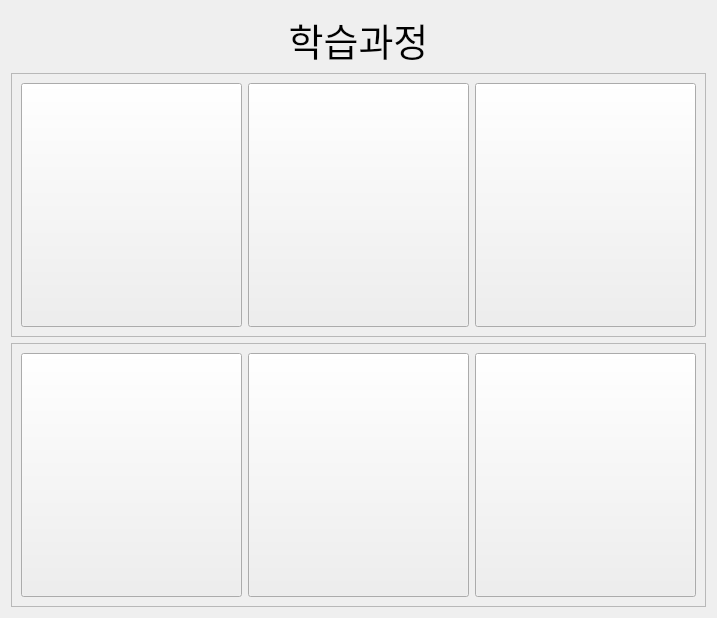
                     <widget class="QWidget" name="wordList">
                      <layout class="QVBoxLayout" name="verticalLayout_24">
                       <item>
                        <layout class="QVBoxLayout" name="verticalLayout_22">
                         <item>
                          <widget class="QLabel" name="label_2">
                           <property name="font">
                            <font>
                             <family>Segoe UI</family>
                             <pointsize>-1</pointsize>
                             <weight>50</weight>
                             <italic>false</italic>
                             <bold>false</bold>
                            </font>
                           </property>
                           <property name="styleSheet">
                            <string notr="true">font-size: 38px;</string>
                           </property>
                           <property name="text">
                            <string>학습과정</string>
                           </property>
                           <property name="alignment">
                            <set>Qt::AlignCenter</set>
                           </property>
                          </widget>
                         </item>
                         <item>
                          <widget class="QFrame" name="frame_4">
                           <property name="frameShape">
                            <enum>QFrame::StyledPanel</enum>
                           </property>
                           <property name="frameShadow">
                            <enum>QFrame::Raised</enum>
                           </property>
                           <layout class="QVBoxLayout" name="verticalLayout_25">
                            <item>
                             <layout class="QHBoxLayout" name="horizontalLayout_7">
                              <item>
                               <widget class="QPushButton" name="hobby_btn">
                                <property name="minimumSize">
                                 <size>
                                  <width>221</width>
                                  <height>244</height>
                                 </size>
                                </property>
                                <property name="maximumSize">
                                 <size>
                                  <width>221</width>
                                  <height>244</height>
                                 </size>
                                </property>
                                <property name="styleSheet">
                                 <string notr="true">background-image: url(:/images/images/images/hobby.png);
</string>
                                </property>
                                <property name="text">
                                 <string/>
                                </property>
                               </widget>
                              </item>
                              <item>
                               <widget class="QPushButton" name="character_btn">
                                <property name="minimumSize">
                                 <size>
                                  <width>221</width>
                                  <height>244</height>
                                 </size>
                                </property>
                                <property name="maximumSize">
                                 <size>
                                  <width>221</width>
                                  <height>244</height>
                                 </size>
                                </property>
                                <property name="styleSheet">
                                 <string notr="true">background-image: url(:/images/images/images/character.png);
background-repeat: no-repeat;
background-position: center;
</string>
                                </property>
                                <property name="text">
                                 <string/>
                                </property>
                               </widget>
                              </item>
                              <item>
                               <widget class="QPushButton" name="family_btn">
                                <property name="minimumSize">
                                 <size>
                                  <width>221</width>
                                  <height>244</height>
                                 </size>
                                </property>
                                <property name="maximumSize">
                                 <size>
                                  <width>221</width>
                                  <height>244</height>
                                 </size>
                                </property>
                                <property name="styleSheet">
                                 <string notr="true">background-image: url(:/images/images/images/family.png);
background-repeat: no-repeat;
background-position: center;
</string>
                                </property>
                                <property name="text">
                                 <string/>
                                </property>
                               </widget>
                              </item>
                             </layout>
                            </item>
                           </layout>
                          </widget>
                         </item>
                         <item>
                          <widget class="QFrame" name="frame_3">
                           <property name="frameShape">
                            <enum>QFrame::StyledPanel</enum>
                           </property>
                           <property name="frameShadow">
                            <enum>QFrame::Raised</enum>
                           </property>
                           <layout class="QVBoxLayout" name="verticalLayout_26">
                            <item>
                             <layout class="QHBoxLayout" name="horizontalLayout_8">
                              <item>
                               <widget class="QPushButton" name="age_btn">
                                <property name="minimumSize">
                                 <size>
                                  <width>221</width>
                                  <height>244</height>
                                 </size>
                                </property>
                                <property name="maximumSize">
                                 <size>
                                  <width>221</width>
                                  <height>244</height>
                                 </size>
                                </property>
                                <property name="styleSheet">
                                 <string notr="true">background-image: url(:/images/images/images/age.png);
background-repeat: no-repeat;
background-position: center;
</string>
                                </property>
                                <property name="text">
                                 <string/>
                                </property>
                               </widget>
                              </item>
                              <item>
                               <widget class="QPushButton" name="language_btn">
                                <property name="minimumSize">
                                 <size>
                                  <width>221</width>
                                  <height>244</height>
                                 </size>
                                </property>
                                <property name="maximumSize">
                                 <size>
                                  <width>221</width>
                                  <height>244</height>
                                 </size>
                                </property>
                                <property name="styleSheet">
                                 <string notr="true">background-image: url(:/images/images/images/language.png);
background-repeat: no-repeat;
background-position: center;
</string>
                                </property>
                                <property name="text">
                                 <string/>
                                </property>
                               </widget>
                              </item>
                              <item>
                               <widget class="QPushButton" name="birth_btn">
                                <property name="minimumSize">
                                 <size>
                                  <width>221</width>
                                  <height>244</height>
                                 </size>
                                </property>
                                <property name="maximumSize">
                                 <size>
                                  <width>221</width>
                                  <height>244</height>
                                 </size>
                                </property>
                                <property name="styleSheet">
                                 <string notr="true">background-image: url(:/images/images/images/birth.png);
background-repeat: no-repeat;
background-position: center;</string>
                                </property>
                                <property name="text">
                                 <string/>
                                </property>
                               </widget>
                              </item>
                             </layout>
                            </item>
                           </layout>
                          </widget>
                         </item>
                        </layout>
                       </item>
                      </layout>
                     </widget>
